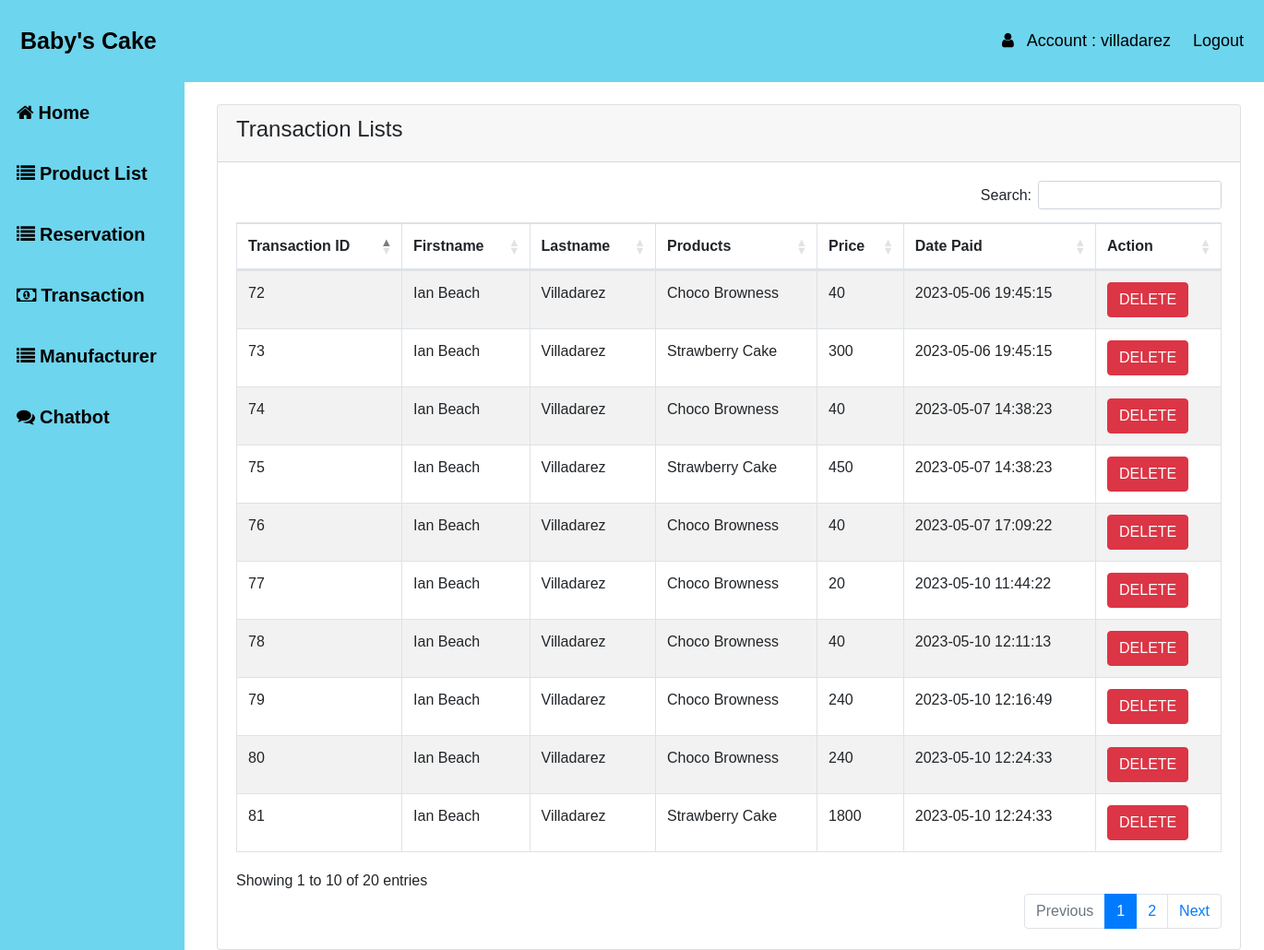
/transaction.php (signed in), run on the app's committed database.
### tables this page shows
CREATE TABLE `users` (
  `id` int(10) NOT NULL,
  `username` varchar(50) NOT NULL,
  `password` varchar(50) NOT NULL,
  `email` varchar(50) NOT NULL,
  `firstname` varchar(50) NOT NULL,
  `lastname` varchar(50) NOT NULL,
  `permission` int(11) NOT NULL
);

CREATE TABLE `transaction` (
  `id` int(11) NOT NULL,
  `product_name` varchar(250) NOT NULL,
  `price` double NOT NULL,
  `customer_fname` varchar(250) NOT NULL,
  `customer_lname` varchar(250) NOT NULL,
  `datee` datetime NOT NULL
);

### transaction.php (the view, shortened to what this page needs)
<?php
include("auth_session.php");
?>
<!DOCTYPE html>
<html>
<head>
    <link rel="stylesheet" href="https://stackpath.bootstrapcdn.com/bootstrap/4.2.1/css/bootstrap.min.css">
<link rel="stylesheet" href="https://cdn.datatables.net/1.10.18/css/dataTables.bootstrap4.min.css">
<link rel="stylesheet" href="https://cdn.datatables.net/buttons/1.7.1/css/buttons.dataTables.min.css">
    <link href="https://cdn.jsdelivr.net/npm/bootstrap@5.3.0-alpha1/dist/css/bootstrap.min.css" rel="stylesheet" >
    <link rel="stylesheet" href="https://stackpath.bootstrapcdn.com/bootstrap/4.2.1/css/bootstrap.min.css">
    <link rel="stylesheet" href="https://cdn.datatables.net/1.10.18/css/dataTables.bootstrap4.min.css">
    <link rel="stylesheet" href="https://cdn.datatables.net/buttons/1.7.0/css/buttons.dataTables.min.css">
    <link href="https://cdn.datatables.net/1.13.2/css/dataTables.bootstrap4.min.css" rel="stylesheet">
    <link rel="stylesheet" type="text/css" href="css/css2.css">
<link rel="stylesheet" href="https://cdnjs.cloudflare.com/ajax/libs/font-awesome/4.7.0/css/font-awesome.min.css">
</head>
<body>
<div class="header" id="header">
  <a href="#default" class="logo">Baby's Cake</a>
  <div class="header-right">
  <a href="#"><i class="fa fa-user" aria-hidden="true"></i> &nbsp; Account : <?php
$query = "SELECT lastname  FROM users WHERE username='{$_SESSION['username']}'";
$result = mysqli_query($conn, $query);
if (mysqli_num_rows($result) > 0) {
    $row = mysqli_fetch_assoc($result);
    $reservations = $row['lastname'];
    if ($reservations > 0) {
        echo $reservations;
    }
}
?></a>
    <a href="logout.php">Logout</a>
  </div>
</div>
<?php include 'header.php'; ?>
<div class="container mt-4" style="width:100%;margin-left:220px;">
        <div class="row">
            <div class="col-md-12">
                <div class="card">
                    <div class="card-header">
                        <h4>Transaction Lists</h4>
                    </div>
                    <div class="card-body">
                        <table class="table table-bordered table-striped" id="datatableid">
                            <thead>
                                <tr>
                                    <th>Transaction ID</th>
                                    <th> Firstname</th>
                                    <th> Lastname</th>
                                    <th>Products</th>
                                    <th>Price</th>
                                    <th>Date Paid</th>
                                    <th>Action</th>
                                </tr>
                            </thead>
                            <tbody>
                                <?php
                                    $query = "SELECT * FROM transaction";
                                    $query_run = mysqli_query($conn, $query);
                                    if(mysqli_num_rows($query_run) > 0)
                                    {
                                        foreach($query_run as $product)
                                        {
                                            ?>
                                            <tr>
                                                <td><?= $product['id']; ?></td>
                                                <td><?= $product['customer_fname']; ?></td>
                                                <td><?= $product['customer_lname']; ?></td>
                                                <td><?= $product['product_name']; ?></td>
                                                <td><?= $product['price']; ?></td>
                                                <td><?= $product['datee']; ?></td>
                                                 <td>
                                                    <button type="button" class="btn btn-danger deletebtn"> DELETE </button>
                                                </td>
                                            </tr>
                                            <?php
                                        }
                                    }
                                    else
                                    {
                                        echo "<h5> No Record Found </h5>";
                                    }
                                ?>
                            </tbody>
                        </table>
                    </div>
                </div>
            </div>
        </div>
    </div>
</body>
</html>

### css/css2.css (style rules this page uses)
* { box-sizing: border-box; }
body { margin: 0; font-family: Arial, Helvetica, sans-serif; overflow-x: hidden; }
.header { overflow: hidden; background-color:#6dd5ed; padding: 20px 10px; position: sticky; top: 0; z-index: 10; width: 100%; max-width: 100% }
.header a { float: left; color:black; text-align: center; padding: 12px; text-decoration: none; font-size: 18px; line-height: 25px; border-radius: 4px; }
.header a.logo { font-size: 25px; font-weight: bold; }
.header-right { float: right; }

### data on the page
users: lastname "villadarez"
transaction: id "72", customer_fname "Ian Beach", customer_lname "Villadarez", product_name "Choco Browness", price "40", datee "2023-05-06 19:45:15"
transaction: id "73", customer_fname "Ian Beach", customer_lname "Villadarez", product_name "Strawberry Cake", price "300", datee "2023-05-06 19:45:15"
transaction: id "74", customer_fname "Ian Beach", customer_lname "Villadarez", product_name "Choco Browness", price "40", datee "2023-05-07 14:38:23"
transaction: id "75", customer_fname "Ian Beach", customer_lname "Villadarez", product_name "Strawberry Cake", price "450", datee "2023-05-07 14:38:23"
transaction: id "76", customer_fname "Ian Beach", customer_lname "Villadarez", product_name "Choco Browness", price "40", datee "2023-05-07 17:09:22"
transaction: id "77", customer_fname "Ian Beach", customer_lname "Villadarez", product_name "Choco Browness", price "20", datee "2023-05-10 11:44:22"
transaction: id "78", customer_fname "Ian Beach", customer_lname "Villadarez", product_name "Choco Browness", price "40", datee "2023-05-10 12:11:13"
transaction: id "79", customer_fname "Ian Beach", customer_lname "Villadarez", product_name "Choco Browness", price "240", datee "2023-05-10 12:16:49"
transaction: id "80", customer_fname "Ian Beach", customer_lname "Villadarez", product_name "Choco Browness", price "240", datee "2023-05-10 12:24:33"
transaction: id "81", customer_fname "Ian Beach", customer_lname "Villadarez", product_name "Strawberry Cake", price "1800", datee "2023-05-10 12:24:33"
